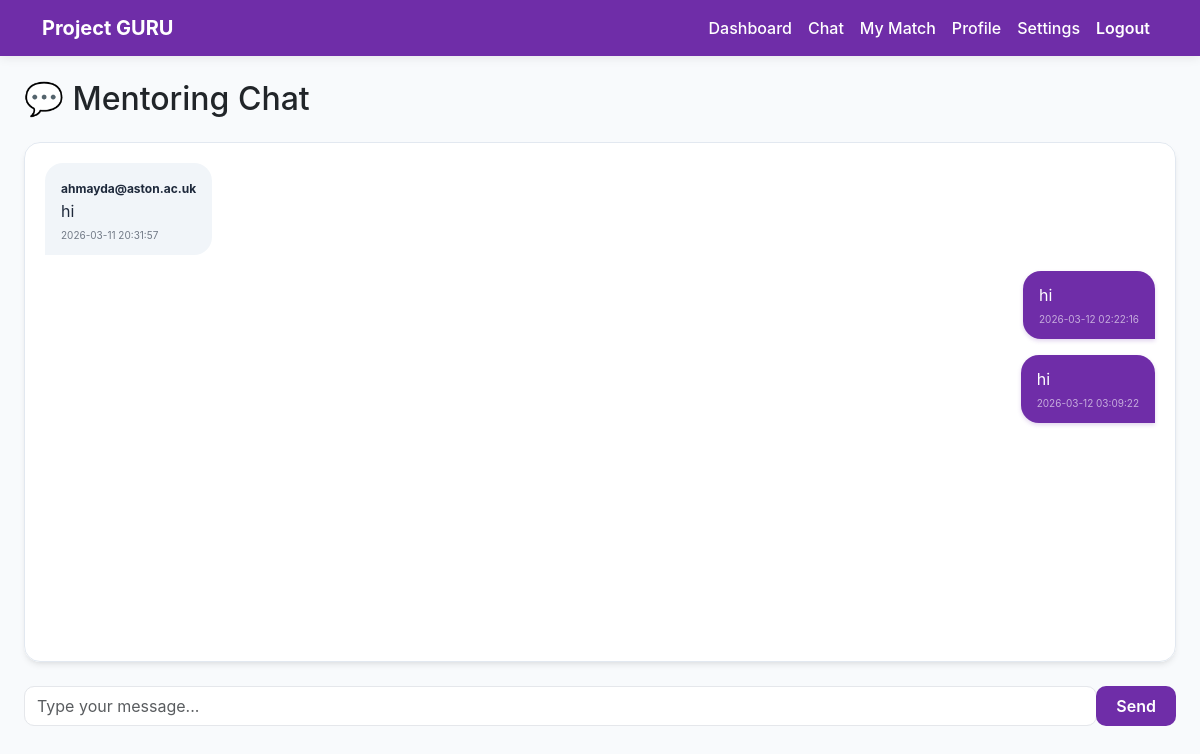
The app's page /chat/77 (signed in), older data.
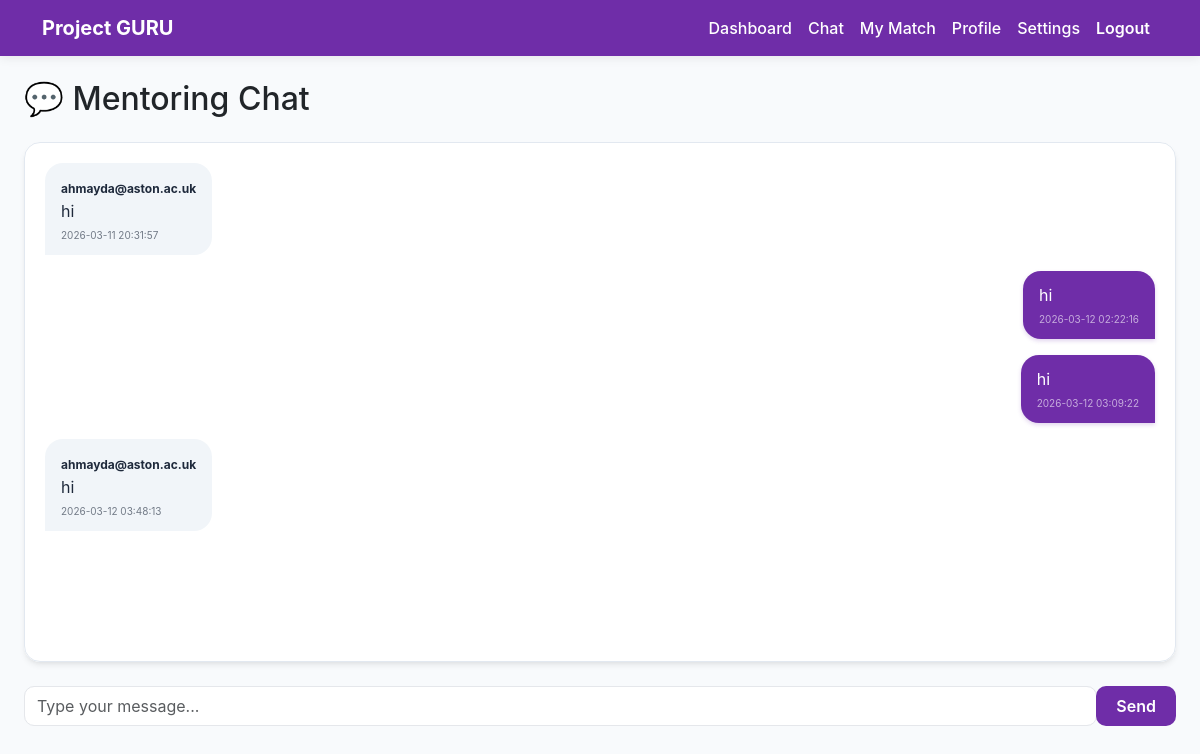
The same page, newer data.
### tables this page shows
CREATE TABLE messages (
    id INTEGER PRIMARY KEY AUTOINCREMENT,
    match_id INTEGER,
    sender_id INTEGER,
    message TEXT,
    timestamp DATETIME DEFAULT CURRENT_TIMESTAMP
);

CREATE TABLE users (
    id INTEGER PRIMARY KEY AUTOINCREMENT,
    email TEXT UNIQUE,
    password TEXT,
    role TEXT,
    level TEXT,
    status TEXT
, experience TEXT, domain TEXT, availability TEXT, location TEXT);

### app.py (the view, shortened to what this page needs)
@app.route("/chat/<int:match_id>", methods=["GET", "POST"])
def chat(match_id):
    if "user_id" not in session:
        return redirect("/login")
    conn = get_db()
    user_id = session["user_id"]
    match = conn.execute("""
        SELECT m.*,
               u1.email AS mentor_email,
               u2.email AS mentee_email
        FROM matches m
        JOIN users u1 ON m.mentor_id = u1.id
        JOIN users u2 ON m.mentee_id = u2.id
        WHERE m.id=? AND m.status='final'
    """, (match_id,)).fetchone()
    if not match:
        conn.close()
        return "Chat not available"
    if user_id != match["mentor_id"] and user_id != match["mentee_id"]:
        conn.close()
        return "Access denied"
    messages = conn.execute("""
        SELECT m.*, u.email
        FROM messages m
        JOIN users u ON m.sender_id = u.id
        WHERE m.match_id=?
        ORDER BY m.timestamp ASC
    """, (match_id,)).fetchall()
    conn.close()
    return render_template(
        "chat.html",
        messages=messages,
        match=match,
        match_id=match_id,
        user_id=user_id,
    )

### app.py (called while the page is built)
def get_db():
    conn = sqlite3.connect("database.db", timeout=30)
    conn.row_factory = sqlite3.Row
    return conn

### templates/chat.html (shortened to what this page needs)
<!DOCTYPE html>
<html>
<head>
<link href="https://cdn.jsdelivr.net/npm/bootstrap@5.3.2/dist/css/bootstrap.min.css" rel="stylesheet">
</head>
<body>
{% include "navbar.html" %}
<div class="container-fluid mt-4 px-4">
<h2 class="mb-4">💬 Mentoring Chat</h2>
<div class="card shadow mb-4 border-0">
<div id="chat-box">
{% if messages %}
{% for msg in messages %}
{% if msg.sender_id == user_id %}
<div class="d-flex justify-content-end mb-3">
<div class="message-self">
{{ msg.message }}
<div class="msg-time">
{{ msg.timestamp }}
</div>
</div>
</div>
{% else %}
<div class="d-flex justify-content-start mb-3">
<div class="message-other">
<strong style="font-size:12px">
{{ msg.email }}
</strong>
<br>
{{ msg.message }}
<div class="msg-time">
{{ msg.timestamp }}
</div>
</div>
</div>
{% endif %}
{% endfor %}
{% else %}
<p class="text-muted">
No messages yet. Start the conversation!
</p>
{% endif %}
</div>
</div>
<form method="POST" action="/chat/{{ match_id }}">
<div class="input-group mb-4">
<input
type="text"
name="message"
class="form-control"
placeholder="Type your message..."
required>
<button type="submit" class="btn btn-primary">
Send
</button>
</div>
</form>
</div>
</body>
</html>

### templates/navbar.html (shortened to what this page needs)
<link href="https://cdn.jsdelivr.net/npm/bootstrap@5.3.2/dist/css/bootstrap.min.css" rel="stylesheet">
<nav class="navbar navbar-expand-lg navbar-dark">
<div class="container">
<a class="navbar-brand fw-bold" href="/dashboard">
Project GURU
</a>
<div class="collapse navbar-collapse" id="navbarNav">
<ul class="navbar-nav ms-auto">
<li class="nav-item">
<a class="nav-link" href="/dashboard">Dashboard</a>
</li>
<li class="nav-item">
<a class="nav-link" href="/chat/{{ matches[0].id if matches }}">Chat</a>
</li>
<li class="nav-item">
<a class="nav-link" href="/match">My Match</a>
</li>
<li class="nav-item">
<a class="nav-link" href="/profile">Profile</a>
</li>
<li class="nav-item">
<a class="nav-link" href="/settings">Settings</a>
</li>
<li class="nav-item">
<a class="nav-link text-warning fw-semibold" href="/logout">Logout</a>
</li>
</ul>
</div>
</div>
</nav>

### templates/chat.html (style rules this page uses)
body { background:#f7f3fb; }
h2 { color:#6f2da8; font-weight:700; }
.btn-primary { background:#6f2da8; border:none; }
#chat-box { height:65vh; overflow-y:auto; background:#ffffff !important; padding:20px; border-radius:16px; border:1px solid #e2e8f0; }
.message-self { background:#6f2da8 !important; color:white !important; border-radius:18px 18px 0 18px !important; padding:12px 16px !important; max-width:65%; box-shadow:0 2px 4px rgba(111,45,168,0.2); }
.message-other { background:#f1f5f9 !important; color:#1e293b !important; border:none !important; border-radius:18px 18px 18px 0 !important; padding:12px 16px !important; max-width:65%; }
.msg-time { font-size:10px; opacity:0.6; display:block; margin-top:5px; }

### templates/navbar.html (style rules this page uses)
:root { --primary-purple:#6f2da8; --accent-purple:#8b5cf6; --bg-body:#f8fafc; }
body { background:var(--bg-body) !important; font-family:'Inter', system-ui, -apple-system, sans-serif !important; }
.navbar { background:var(--primary-purple) !important; box-shadow:0 2px 10px rgba(0,0,0,0.08); }
.navbar .nav-link { color:white !important; font-weight:500; transition:0.2s; }
.card { border:none !important; border-radius:16px !important; box-shadow:0 4px 6px -1px rgba(0,0,0,0.08), 0 2px 4px -2px rgba(0,0,0,0.05) !important; transition:all 0.2s ease; }
.btn { border-radius:10px !important; font-weight:600 !important; padding:8px 20px !important; transition:all 0.2s ease !important; }
.btn-primary { background:var(--primary-purple) !important; border:none !important; }
.form-control { border-radius:10px !important; border:1px solid #e5e7eb !important; }

Row changes from the older to the newer data that the page shows:
added messages: email "ahmayda@aston.ac.uk", message "hi", timestamp "2026-03-12 03:48:13"
